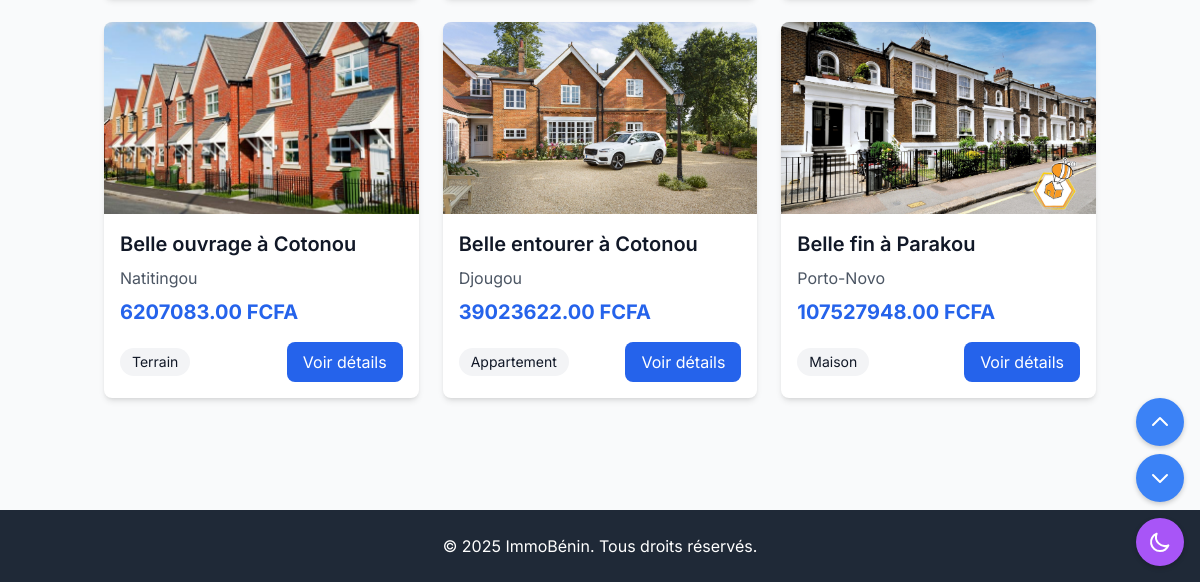
/properties/ (lower part), run on an earlier commit of the app's database.
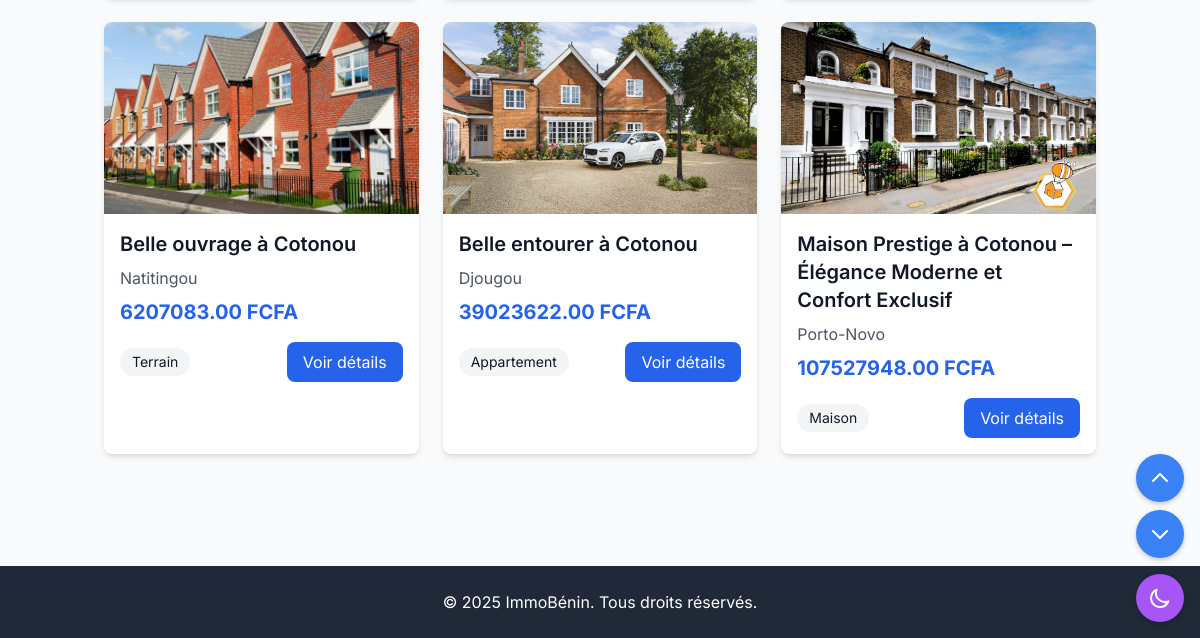
And on a later commit of the database.
### properties/models.py (models this page shows, shortened)
class Property(models.Model):
    PROPERTY_TYPES = [
        ('house', 'Maison'),
        ('apartment', 'Appartement'),
        ('land', 'Terrain'),
    ]
    SELLER_TYPES = [
        ('owner', 'Propriétaire'),
        ('agent', 'Agent immobilier'),
        ('developer', 'Promoteur'),
    ]
    title = models.CharField(max_length=200)
    description = models.TextField()
    seller = models.ForeignKey(
        settings.AUTH_USER_MODEL,
        on_delete=models.CASCADE,
        related_name='properties',
        verbose_name="Vendeur/Bailleur",
        null=True,  # Temporairement
        blank=True  # Temporairement
    )
    seller_type = models.CharField(
        max_length=20,
        choices=SELLER_TYPES,
        default='owner',
        verbose_name="Type de vendeur"
    )
    property_type = models.CharField(max_length=20, choices=PROPERTY_TYPES)
    price = models.DecimalField(max_digits=12, decimal_places=2)
    location = models.CharField(max_length=255)
    bedrooms = models.IntegerField(default=0)
    bathrooms = models.IntegerField(default=0)
    area = models.DecimalField(
        max_digits=10,
        decimal_places=2,
        help_text="Surface en m²",
        default=0
    )
    image = models.ImageField(upload_to='properties/')
    created_at = models.DateTimeField(auto_now_add=True)

### properties/views.py (the view)
# urls.py: path('', views.property_list, name='list'),
def property_list(request):
    properties = Property.objects.all().order_by('-created_at')
    return render(request, 'properties/list.html', {'properties': properties})

### properties/templates/properties/list.html (shortened to what this page needs)
{% extends 'base/base.html' %}
{% block content %}
<div class="container mx-auto px-4 py-8">
    <div class="grid grid-cols-1 md:grid-cols-2 lg:grid-cols-3 gap-6" >
        {% for property in properties %}
        <div class="bg-white rounded-lg shadow-md overflow-hidden hover:shadow-lg transition duration-200 transform hover:scale-105">
            <a href="{% url 'properties:detail' pk=property.pk %}" class="block">
                <img src="{{ property.image.url }}"
                     alt="{{ property.title }}"
                     class="w-full h-48 object-cover ">
                <div class="p-4">
                    <h3 class="font-semibold text-xl mb-2">{{ property.title }}</h3>
                    <p class="text-gray-600 mb-2">{{ property.location }}</p>
                    <p class="text-blue-600 font-bold text-xl mb-4">{{ property.price }} FCFA</p>
                    <div class="flex justify-between items-center">
                        <span class="bg-gray-100 px-3 py-1 rounded-full text-sm">
                            {{ property.get_property_type_display }}
                        </span>
                        <span class="bg-blue-600 text-white px-4 py-2 rounded-lg hover:bg-blue-700">
                            Voir détails
                        </span>
                    </div>
                </div>
            </a>
        </div>
        {% empty %}
        <div class="col-span-full text-center py-8">
            <p class="text-gray-600">Aucun bien disponible pour le moment.</p>
        </div>
        {% endfor %}
    </div>
</div>
{% endblock %}

What changed in the data, as far as the page shows it:
changed Property "Porto-Novo": title "Belle fin à Parakou" → "Maison Prestige à Cotonou – Élégance Moderne et Confort Exclusif"
